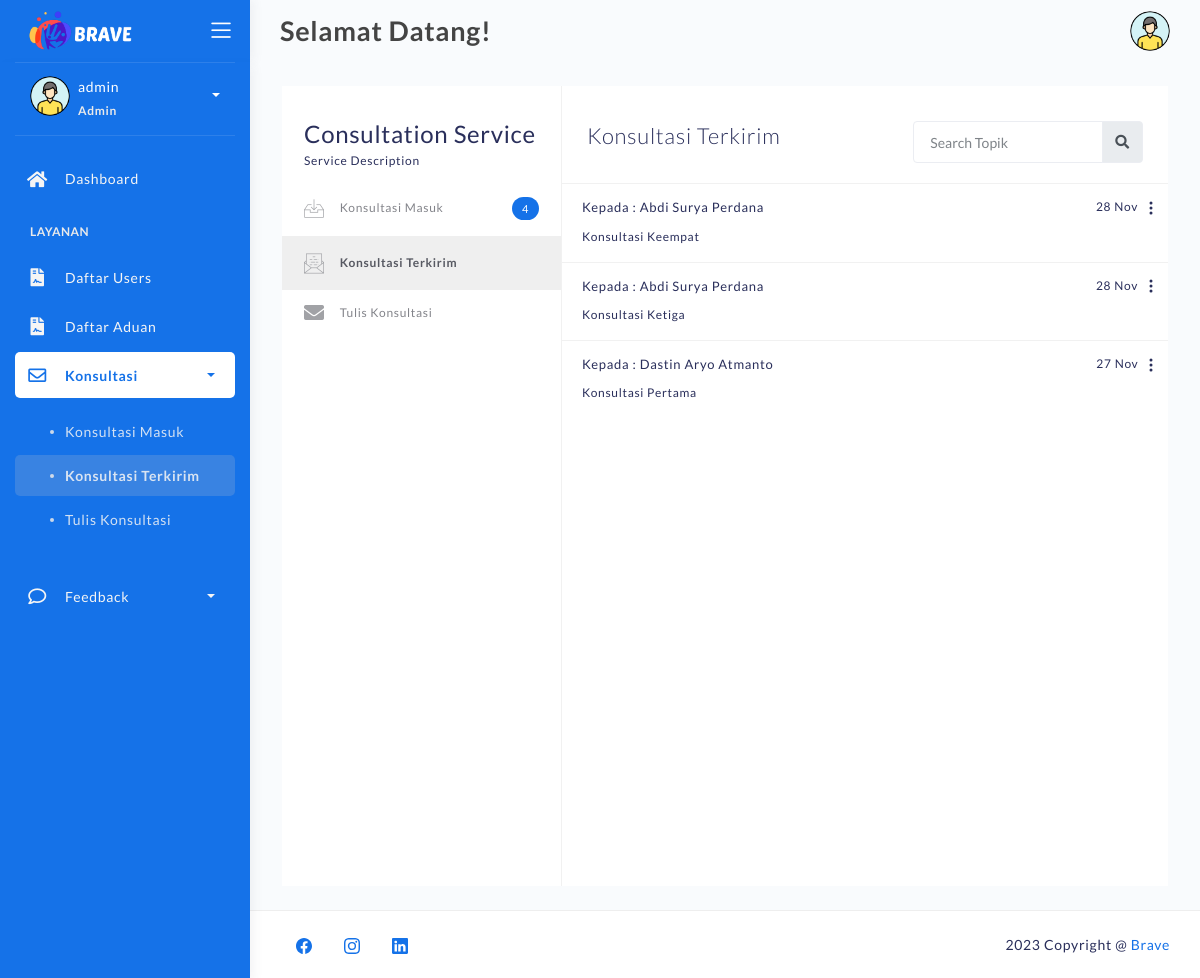
/konsultasi-sent-admin.php (signed in), run on the app's committed database.
### tables this page shows
CREATE TABLE `konsultasi` (
  `id_konsul` varchar(50) NOT NULL,
  `pengirim` varchar(25) NOT NULL,
  `penerima` varchar(25) NOT NULL,
  `judul` varchar(255) NOT NULL,
  `pesan` text NOT NULL,
  `tgl_konsultasi` datetime NOT NULL,
  `is_read` varchar(10) NOT NULL
);

CREATE TABLE `users` (
  `nim` varchar(25) NOT NULL,
  `nama` varchar(255) NOT NULL,
  `fakultas` varchar(255) NOT NULL,
  `prodi` varchar(255) NOT NULL,
  `angkatan` varchar(255) NOT NULL
);

### konsultasi-sent-admin.php (the view, shortened to what this page needs)
<?php
	require 'backend/connection.php';
    if (!isset($_SESSION['username'])) {
        header("Location: login.php");
    }else if($_SESSION['hak']!='admin'){
		header("Location: backend/action-logout.php");
	}else{
		$login_id = $_SESSION['user_id'];
	}
?>
<!DOCTYPE html>
<html lang="en">
<head>
	<link rel="stylesheet" href="assets/css/bootstrap.min.css">
	<link rel="stylesheet" href="assets/css/atlantis.css">
	<link rel="stylesheet" href="assets/css/demo.css">
</head>
<body>
	<div class="wrapper fullheight-side">
		<div class="logo-header position-fixed" data-background-color="blue">
			<a href="index.html" class="logo">
				<img src="assets\img\logo\logo2-2tr-resize.png" alt="navbar brand" class="navbar-brand" style="width:110px;">
			</a>
			<div class="nav-toggle">
				<button class="btn btn-toggle toggle-sidebar">
					<i class="icon-menu"></i>
				</button>
			</div>
		</div>
		<div class="sidebar sidebar-style-2" data-background-color="blue">
			<div class="sidebar-wrapper scrollbar scrollbar-inner">
				<div class="sidebar-content">
					<div class="user">
						<div class="avatar-sm float-left mr-2">
							<img src="assets/img/profile.png" alt="..." class="avatar-img rounded-circle">
						</div>
						<div class="info">
							<a data-toggle="collapse" href="#collapseExample" aria-expanded="true">
								<span>
									<?php echo $_SESSION['username'] ?>
									<span class="user-level">Admin</span>
									<span class="caret"></span>
								</span>
							</a>
						</div>
					</div>
					<ul class="nav">
						<li class="nav-item">
							<a href="dashboard-admin.php" class="collapsed" aria-expanded="false">
								<i class="fas fa-home"></i>
								<p>Dashboard</p>
							</a>
						</li>
						<li class="nav-section">
							<h4 class="text-section">Layanan</h4>
						</li>
						<li class="nav-item">
							<a href="list-user-admin.php">
								<i class="fas fa-file-contract"></i>
								<p>Daftar Users</p>
							</a>
						</li>
						<li class="nav-item">
							<a href="list-aduan-admin.php">
								<i class="fas fa-file-contract"></i>
								<p>Daftar Aduan</p>
							</a>
						</li>
						<li class="nav-item active submenu">
							<a data-toggle="collapse" href="#email-app-nav">
								<i class="far fa-envelope"></i>
								<p>Konsultasi</p>
								<span class="caret"></span>
							</a>
							<div class="collapse show" id="email-app-nav">
								<ul class="nav nav-collapse">
									<li>
										<a href="konsultasi-inbox-admin.php">
											<span class="sub-item">Konsultasi Masuk</span>
										</a>
									</li>
									<li class="active">
										<a href="konsultasi-sent-admin.php">
											<span class="sub-item">Konsultasi Terkirim</span>
										</a>
									</li>
									<li>
										<a href="konsultasi-compose-admin.php">
											<span class="sub-item">Tulis Konsultasi</span>
										</a>
									</li>
								</ul>
							</div>
							<li class="nav-item ">
							<a data-toggle="collapse" href="#feedback-app-nav">
								<i class="far fa-comment"></i>
								<p>Feedback</p>
								<span class="caret"></span>
							</a>
						</li>
					</ul>
				</div>
			</div>
		</div>
		<nav class="navbar navbar-header navbar-header-transparent navbar-expand-lg">
			<div class="container-fluid">
				<div class="collapse" id="search-nav">
					<form class="navbar-left navbar-form nav-search mr-md-3">
						<h4 class="page-title" style="margin: 10px 0; font-size: 27px;">Selamat Datang!</h4>
					</form>
				</div>
				<ul class="navbar-nav topbar-nav ml-md-auto align-items-center">
					<li class="nav-item dropdown hidden-caret">
						<a class="dropdown-toggle profile-pic" data-toggle="dropdown" href="#" aria-expanded="false">
							<div class="avatar-sm">
								<img src="assets/img/profile.png" alt="..." class="avatar-img rounded-circle">
							</div>
						</a>
					</li>
				</ul>
			</div>
		</nav>
		<div class="main-panel full-height">
			<div class="container container-full">
				<div class="page-inner">
					<div class="page-with-aside mail-wrapper bg-white">
					<div class="page-aside">
							<div class="aside-header">
								<div class="title">Consultation Service</div>
								<div class="description">Service Description</div>
							</div>
							<div class="aside-nav collapse" id="email-nav">
								<ul class="nav">
									<li>
										<a href="konsultasi-inbox-admin.php">
											<i class="flaticon-inbox"></i> Konsultasi Masuk
											<?php
												$sql_counter_konsul = "SELECT * FROM konsultasi WHERE NOT pengirim='$login_id' AND is_read='unread'";
												$result_counter_konsul = mysqli_query($koneksi, $sql_counter_konsul);
												if (mysqli_num_rows($result_counter_konsul) > 0) {
													$i=0;
													while ($row = mysqli_fetch_assoc($result_counter_konsul)) {
														$i++;
														}
													echo '
														<span class="badge badge-primary float-right">' . $i . '</span>
													';
												}
											?>
										</a>
									</li>
                                    <li class="active">
										<a href="konsultasi-sent-admin.php">
											<i class="flaticon-envelope-3"></i> Konsultasi Terkirim
										</a>
									</li>
									<li>
										<a href="konsultasi-compose-admin.php">
											<i class="fa fa-envelope"></i> Tulis Konsultasi
										</a>
									</li>
								</ul>
							</div>
						</div>
						<div class="page-content mail-content">
							<div class="inbox-head d-lg-flex d-block">
								<h3>Konsultasi Terkirim</h3>
								<form action="#" class="ml-auto">
									<div class="input-group">
										<input type="text" placeholder="Search Topik" class="form-control">
										<div class="input-group-append">
											<span class="input-group-text">
												<i class="fa fa-search search-icon"></i>
											</span>
										</div>
									</div>
								</form>
							</div>
							<div class="inbox-body" style="padding-top:0;">
								<div class="email-list">
								<?php
									$sql = "SELECT * FROM konsultasi WHERE pengirim='$login_id' ORDER BY tgl_konsultasi DESC";
									$result = mysqli_query($koneksi, $sql);
									if (mysqli_num_rows($result) > 0) {
										while ($row = mysqli_fetch_assoc($result)) {
											$nim= $row['penerima'];
											$sql_user = "SELECT * FROM users WHERE nim='$nim'";
											$result_users = mysqli_query($koneksi, $sql_user);
											if (mysqli_num_rows($result_users) > 0){
												$row_users = mysqli_fetch_assoc($result_users);
												echo '
													<div class="email-list-item">
														<div class="email-list-detail" data-toggle="modal" data-target="#konsultasi-' . $row['id_konsul'] . '">
															<span class="date float-right">
																' . date("d M", strtotime($row["tgl_konsultasi"])) . '
															</span>
															<span class="from"> Kepada : ' .  $row_users['nama'] . '</span>
															<p class="msg">' . $row['judul'] . '</p>
														</div>
														<div id="navbarDropdown" role="button" data-toggle="dropdown" aria-haspopup="true" aria-expanded="false" style="color:sky blue; margin-left:5px; margin-right:-17px;">
															<svg xmlns="http://www.w3.org/2000/svg" width="16" height="16" fill="currentColor" class="bi bi-three-dots-vertical" viewBox="0 0 16 16">
																<path d="M9.5 13a1.5 1.5 0 1 1-3 0 1.5 1.5 0 0 1 3 0zm0-5a1.5 1.5 0 1 1-3 0 1.5 1.5 0 0 1 3 0zm0-5a1.5 1.5 0 1 1-3 0 1.5 1.5 0 0 1 3 0z"/>
															</svg>
														</div>
															<a class="dropdown-item" data-toggle="modal" data-target="#edit-konsultasi-' . $row['id_konsul'] . '">Edit</a>
															<a class="dropdown-item" href="backend/action-delete-sent-konsultasi.php?id=' . $row['id_konsul'] . '">Delete</a>
													</div>
													<div class="modal fade" id="konsultasi-' . $row['id_konsul'] . '" tabindex="-1" role="dialog" aria-labelledby="exampleModalCenterTitle" aria-hidden="true">
																	<h5 class="modal-title" id="exampleModalLongTitle" style="font-size:20px;">' . $row['judul'] . '</h5>
																	<p style="margin-bottom:1px;"><strong>Dari :</strong> ' . $login_id . '</p>
																	<p style="margin-bottom:10px;"><strong>Tanggal :</strong> ' . date("d M Y", strtotime($row['tgl_konsultasi'])) . '</p>
																	' . $row['pesan'] .'
													</div>
													<div class="modal fade" id="edit-konsultasi-' . $row['id_konsul'] . '" tabindex="-1" role="dialog" aria-labelledby="exampleModalCenterTitle" aria-hidden="true">
																	<h5 class="modal-title" id="editUserModalLabel">' . $row['judul'] . '</h5>
																	<form id="editKonsulForm-' . $row['id_konsul'] . '" action="backend/action-edit-konsultasi-admin.php" method="post">
																		<input type="text" class="form-control" id="id_konsul" name="id_konsul" value="' . $row["id_konsul"] . '" required hidden>
																			<input type="text" class="form-control" id="pesan" name="pesan" value="' . $row['pesan'] .'" required>
																	</form>
																	<button type="button" class="btn btn-primary" onclick="editKosul_' . $row["id_konsul"] . '()">Kirim</button>
													</div>
														function editKosul_' . $row["id_konsul"] . '() {
															document.getElementById("editKonsulForm-' . $row['id_konsul'] . '").submit();
												';
											}
										}
									}
									?>
								</div>
							</div>
						</div>
					</div>
				</div>
			</div>
			<footer class="footer">
				<div class="container-fluid">
					<nav class="pull-left">
						<ul class="nav">
							<li class="nav-item">
								<a class="nav-link" href="https://web.facebook.com">
								</a>
							</li>
							<li class="nav-item">
								<a class="nav-link" href="https://www.instagram.com/">
								</a>
							</li>
							<li class="nav-item">
								<a class="nav-link" href="https://www.linkedin.com">
								</a>
							</li>
						</ul>
					</nav>
					<div class="copyright ml-auto">
						2023 Copyright @ <a href="#">Brave</a>
					</div>
				</div>
			</footer>
		</div>
	</div>
</body>
</html>

### data on the page
konsultasi: tgl_konsultasi "28 Nov", users.nama "Abdi Surya Perdana", judul "Konsultasi Keempat"
konsultasi: tgl_konsultasi "28 Nov", users.nama "Abdi Surya Perdana", judul "Konsultasi Ketiga"
konsultasi: tgl_konsultasi "27 Nov", users.nama "Dastin Aryo Atmanto", judul "Konsultasi Pertama"

### other printed values
$_SESSION['username'] "admin"
$i "4"
